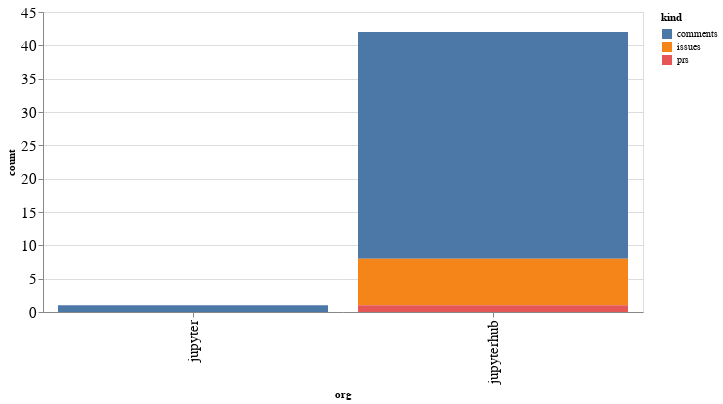

Here is the notebook cell this chart was saved with:
### Code cell
alt.Chart(org_summaries, width=600).mark_bar().encode(
    x='org',
    y='count',
    color='kind',
    tooltip="org"
)

### Figure 1 — Vega-Lite specification as saved in the notebook (floating-point values rounded to 4 significant figures)
{"config": {"axisLeft": {"labelFontSize": 15}, "axisBottom": {"labelFontSize": 15}}, "data": {"name": "data-1a94f6d3518ce7edc3a2c5b81914b771"}, "mark": "bar", "encoding": {"color": {"type": "nominal", "field": "kind"}, "tooltip": {"type": "nominal", "field": "org"}, "x": {"type": "nominal", "field": "org"}, "y": {"type": "quantitative", "field": "count"}}, "width": 600, "$schema": "https://vega.github.io/schema/vega-lite/v4.8.1.json", "datasets": {"data-1a94f6d3518ce7edc3a2c5b81914b771": [{"org": "jupyter", "kind": "comments", "count": 1}, {"org": "jupyterhub", "kind": "comments", "count": 34}, {"org": "jupyterhub", "kind": "issues", "count": 7}, {"org": "jupyterhub", "kind": "prs", "count": 1}]}}
